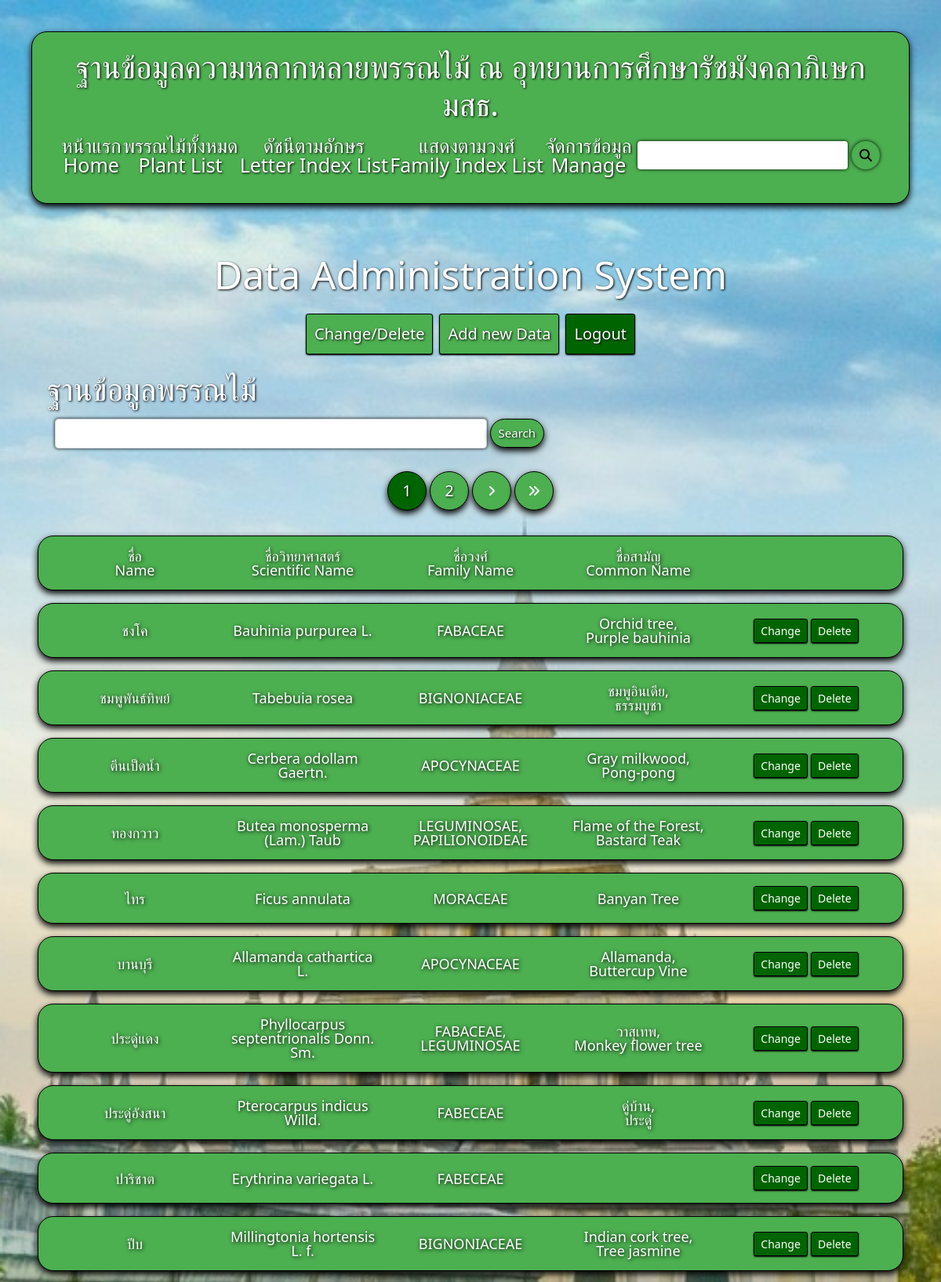
The page /dashboard (signed in, upper part) on the database its author committed.
### application/models.py (models this page shows, shortened)
class plant(models.Model):
    name = models.CharField(max_length=100)
    scientificName = models.CharField(max_length=100)
    familyNameList = models.ManyToManyField("familyName", related_name="famName", blank=True)
    commonNameList = models.ManyToManyField("commonName", related_name="comName", blank=True)
    uses = models.TextField(null=True, blank=True)
    characteristic = models.TextField(null=True, blank=True)
    distribution = models.TextField(null=True, blank=True)
    habitat = models.TextField(null=True, blank=True)
    care = models.TextField(null=True, blank=True)
    location = models.TextField(null=True, blank=True)
    references = models.URLField(null=True, blank=True)
    plantImageList = models.ManyToManyField("plantImage", related_name="plantImg", blank=True)

class familyName(models.Model):
    familyName = models.CharField(max_length=255)
    def __str__(self):
        return f"{self.familyName}"

class commonName(models.Model):
    commonName = models.CharField(max_length=255)
    def __str__(self):
        return f"{self.commonName}"

### application/views.py (the view)
# urls.py: path("dashboard", views.dashboard, name="dashboard"),
def dashboard(request):
    if request.user.is_authenticated: # if user login to the system
        allPlant = plant.objects.all().order_by('id')
        admin = True
        title = "ฐานข้อมูลพรรณไม้"
        paginator = Paginator(allPlant, 20)
        page_number = request.GET.get('page')
        venues = paginator.get_page(page_number)
        return render(request, "application/dashboard.html", {"venues" : venues , "admin" : admin , "title" : title })
    else:
        messages.success(request, ("Please login to use the dashboard"))
        return redirect('login')

### application/templates/application/dashboard.html (shortened to what this page needs)
{% extends "application/admin.html" %}
{% block admin %}
    <div id="dashboard-container">
        <div id="adminSearch">
            <h1 class="admin-title">{{ title }}</h1>
            <form action="{% url 'adminSearch' %}" method="POST">
                <input class="form-control" type="text" name="input">
                <input class="btn-primary btn-sm m-1" type="submit" value="Search">
            </form>
        </div>
        {% include "application/list.html" %}
    </div>
{% endblock %}

### application/templates/application/list.html (shortened to what this page needs)
{% load static %}
{% block extra_css %}
    <link rel="stylesheet" href="{% static 'application/css/list.css'%}">
    <link rel="stylesheet" href="{% static 'application/css/nav.css'%}">
{% endblock %}
{% block body %}
    {% include "application/nav.html" %}
    <div class="list-container" id="list">
        <div class="row p-3 row-display mt-3 mb-3">
            <div class="col list-title-container">
                <p>ชื่อ</p>
                <p>Name</p>
            </div>
            <div class="col list-title-container">
                <p>ชื่อวิทยาศาสตร์</p>
                <p>Scientific Name</p>
            </div>
            <div class="col list-title-container">
                <p>ชื่อวงศ์</p>
                <p>Family Name</p>
            </div>
            <div class="col list-title-container">
                <p>ชื่อสามัญ</p>
                <p>Common Name</p>
            </div>
        </div>
        {% for plant in venues %}
            <a href="{% url 'plant' id=plant.id %}" class="plant">
                <div class="row p-3 row-display mt-3 mb-3">
                    <div class="col list-item-container">
                        <p>{{ plant.name }}</p>
                    </div>
                    <div class="col list-item-container">
                        <p>{{ plant.scientificName }}</p>
                    </div>
                    <div class="col list-item-container">
                        {% if plant.familyNameList.exists %}
                            {% for name in plant.familyNameList.all|slice:":2" %}
                                <p>{{ name }}{% if not forloop.last %},{% endif %}</p>
                            {% endfor %}
                        {% else %}
                            <p>-</p>
                        {% endif %}
                    </div>
                    <div class="col list-item-container">
                        {% if plant.commonNameList.exists %}
                            {% for name in plant.commonNameList.all|slice:":2" %}
                                <p>{{ name }}{% if not forloop.last %},{% endif %}</p>
                            {% endfor %}
                        {% else %}
                            <p>-</p>
                        {% endif %}
                    </div>
                    {% if admin %}
                        <div class="col list-item-container">
                            <button class="btn btn-primary btn-sm edit-button" onclick="editPlant(event, '{{ plant.id }}')">Change</button>
                            <button class="btn btn-primary btn-sm delete-button" onclick="deletePlant(event, '{{ plant.id }}')">Delete</button>
                        </div>
                    {% endif %}
                </div>
            </a>
        {% endfor %}
    </div>
{% endblock %}

### application/static/application/css/layout.css (style rules this page uses)
html, body, div, span, applet, object, iframe, h1, h2, h3, h4, h5, h6, p, blockquote, pre, a, abbr, acronym, address, big, cite, code, del, dfn, em, img, ins, kbd, q, s, samp, small, strike, strong, sub, sup, tt, var, b, u, i, center, dl, dt, dd, ol, ul, li, fieldset, form, label, legend, table, caption, tbody, tfoot, thead, tr, th, td, article, aside, canvas, details, embed, figure, figcaption, footer, header, hgroup, menu, nav, output, ruby, section, summary, time, mark, audio, video { margin: 0; padding: 0; border: 0; }
body { line-height: 1; height: 100%; width: 100%; background: url("/static/application/images/background.jpg"); background-size: cover; background-position: center; background-repeat: no-repeat; background-attachment: fixed; }

### application/static/application/css/admin.css (style rules this page uses)
#dashboard-container { width: 100%; }
.admin-title { font-size: 40px; color: #fff; text-shadow: 1px 1px 3px rgba(0, 0, 0, 1); }
#adminSearch { width: 40%; }
#adminSearch form { display: flex; align-items: center; justify-content: center; flex-direction: row; padding: 10px; }
#adminSearch form input[type="text"] { box-shadow: 0 0 4px rgba(0, 0, 0, 3); }
#adminSearch form input[type="submit"] { padding: 10px; border: 1px solid black; box-shadow: 0 4px 8px rgba(0, 0, 0, 1); font-size: 15px; text-shadow: 1px 1px 3px rgba(0, 0, 0, 1); background-color: #4CAF50; border-radius: 20px; }
@media only screen and (max-width: 1350px) { #adminSearch { width: 60%; } }

### application/static/application/css/list.css (style rules this page uses)
.list-container { width: 75%; margin: 0 auto; }
.row-display { display: flex; align-items: center; text-align: center; background: #4CAF50; border-radius: 20px; border: 1px solid black; box-shadow: 0 4px 8px rgba(0, 0, 0, 1); }
.list-title-container p { font-size: 25px; color: #fff; text-shadow: 1px 1px 5px rgba(0, 0, 0, 1); }
.list-item-container p { font-size: 18px; color: #fff; text-shadow: 1px 1px 5px rgba(0, 0, 0, 1); }
.plant { text-decoration: none; color: inherit; }
.edit-button, .edit-button:hover, .edit-button:active, .edit-button:focus, .edit-button.clicked, .delete-button, .delete-button:hover, .delete-button:active, .delete-button:focus, .delete-button.clicked { background-color: #006400 !important; border: 1px solid black; box-shadow: 0 1px 2px rgba(0, 0, 0, 1); }
@media only screen and (max-width: 1350px) { .list-container { width: 100%; } }
@media only screen and (max-width: 1350px) { .list-title-container p { font-size: 18px; } }

### rows shown on the page
plant: name "ชงโค", scientificName "Bauhinia purpurea L."
familyName: familyName "FABACEAE"
commonName: commonName "Orchid tree"
commonName: commonName "Purple bauhinia"
plant: name "ชมพูพันธ์ทิพย์", scientificName "Tabebuia rosea"
familyName: familyName "BIGNONIACEAE"
commonName: commonName "ชมพูอินเดีย"
commonName: commonName "ธรรมบูชา"
plant: name "ตีนเป็ดน้ำ", scientificName "Cerbera odollam Gaertn."
familyName: familyName "APOCYNACEAE"
commonName: commonName "Gray milkwood"
commonName: commonName "Pong-pong"
plant: name "ทองกวาว", scientificName "Butea monosperma (Lam.) Taub"
familyName: familyName "LEGUMINOSAE"
familyName: familyName "PAPILIONOIDEAE"
commonName: commonName "Flame of the Forest"
commonName: commonName "Bastard Teak"
plant: name "ไทร", scientificName "Ficus annulata"
familyName: familyName "MORACEAE"
commonName: commonName "Banyan Tree"
plant: name "บานบุรี", scientificName "Allamanda cathartica L."
commonName: commonName "Allamanda"
commonName: commonName "Buttercup Vine"
plant: name "ประดู่แดง", scientificName "Phyllocarpus septentrionalis Donn. Sm."
commonName: commonName "วาสุเทพ"
commonName: commonName "Monkey flower tree"
plant: name "ประดู่อังสนา", scientificName "Pterocarpus indicus Willd."
familyName: familyName "FABECEAE"
commonName: commonName "ดู่บ้าน"
commonName: commonName "ประดู่"
plant: name "ปาริชาต", scientificName "Erythrina variegata L."
plant: name "ปีบ", scientificName "Millingtonia hortensis L. f."
commonName: commonName "Indian cork tree"
commonName: commonName "Tree jasmine"

### other values the page prints
{{ title }} "ฐานข้อมูลพรรณไม้"
{{ venues.number }} "1"
{{ venues.next_page_number }} "2"
